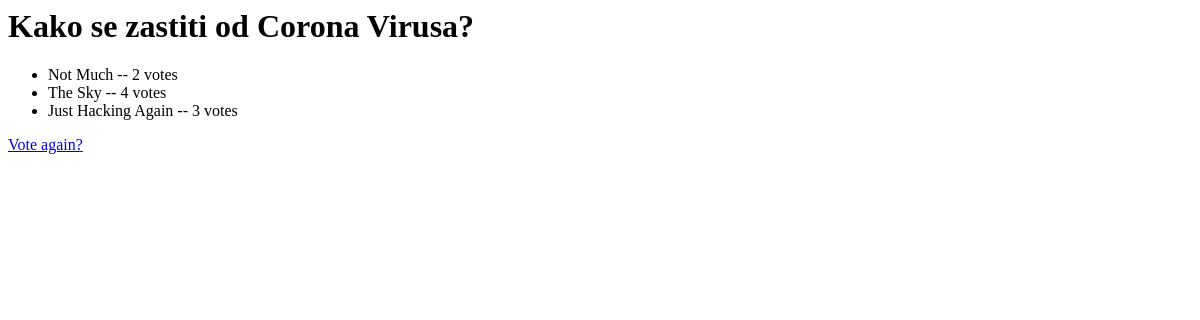
The app's page /polls/1/results/, older data.
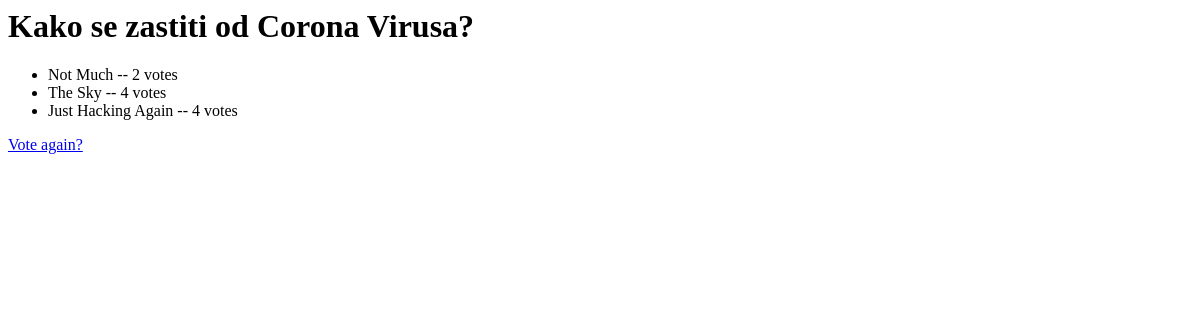
The same page, newer data.
### polls/models.py (models this page shows, shortened)
class Question(models.Model):
    question_text = models.CharField(max_length=200)
    pub_date = models.DateTimeField("date published")
    def was_published_recently(self):
        now = timezone.now()
        return now - datetime.timedelta(days=1) <= self.pub_date <= now
    was_published_recently.admin_order_field = "pub_date"
    was_published_recently.boolean = True
    was_published_recently.short_description = "Published recently?"

class Choice(models.Model):
    question = models.ForeignKey(Question, on_delete=models.CASCADE)
    choice_text = models.CharField(max_length=200)
    votes = models.IntegerField(default=0)

### polls/views.py (the view)
# urls.py: path("<int:pk>/results/", views.ResultsView.as_view(), name="results"),
class ResultsView(generic.DetailView):
    model = Question
    template_name = "polls/results.html"

### polls/templates/polls/results.html
<h1>{{ question.question_text }}</h1>
<ul>
    {% for choice in question.choice_set.all %}
    <li>{{ choice.choice_text }} -- {{ choice.votes }} vote{{ choice.votes|pluralize }}</li>
    {% endfor %}
</ul>
<a href="{% url 'polls:detail' question.id %}">Vote again?</a>

Row changes from the older to the newer data that the page shows:
changed Choice "Just Hacking Again": votes "3" → "4"
